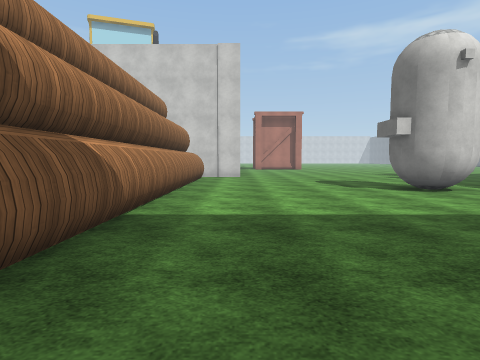
[1] (above)

24 first-person views from a walk through a Unity game level. The camera is 1.4 m above the floor, tilts 4° down and sees 80° across. The floor is counted in squares, 1.8 m on a side. Each view is taken from the middle of a square. On the plan, view 1 faces up. The plan holds only what a view shows up to about 10 squares ahead; the rest is blank. The place goes on beyond the plan. The player is left out. Some surface patterns are stand-ins.

[2]
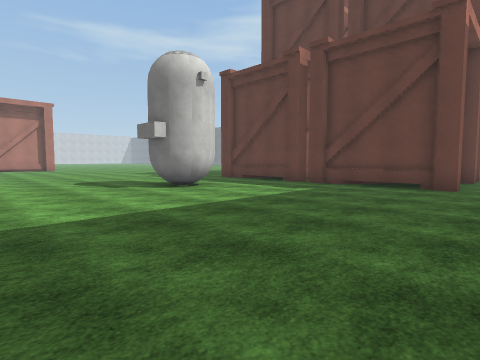

[3]
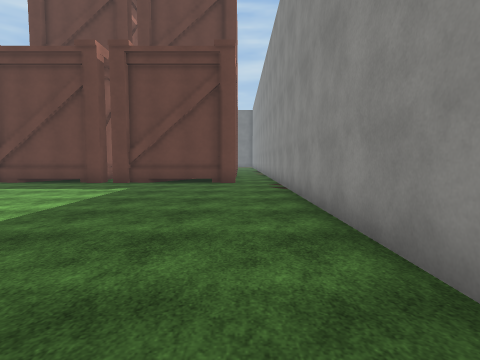

[4]
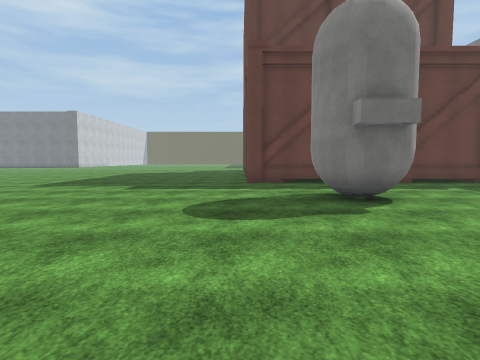

[5]
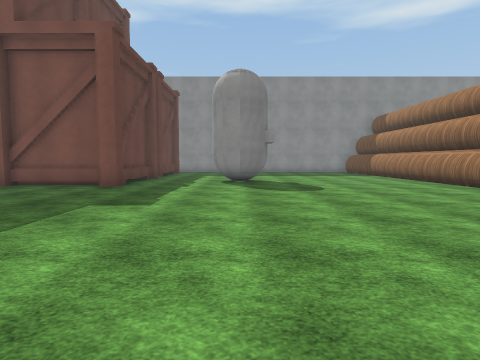

[6]
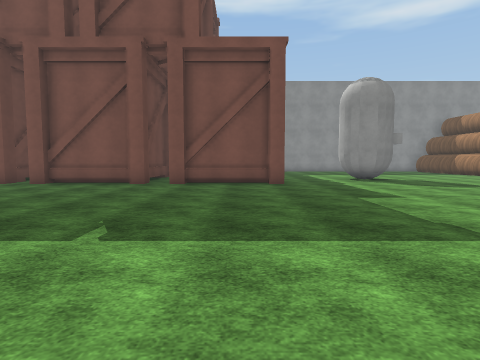

[7]
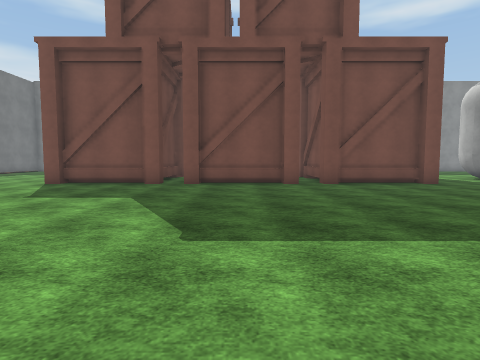

[8]
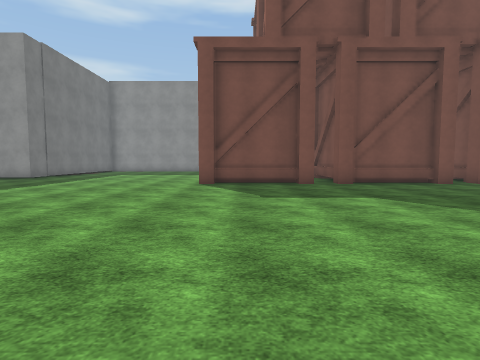

[9]
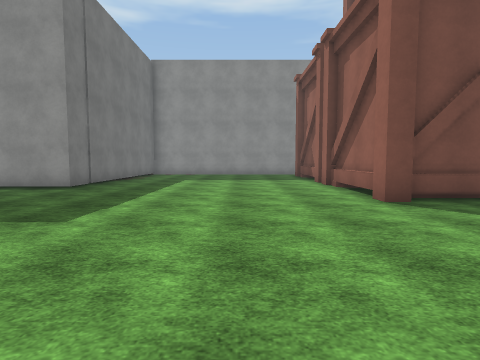

[10]
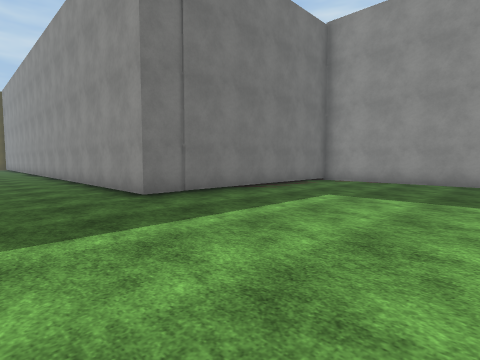

[11]
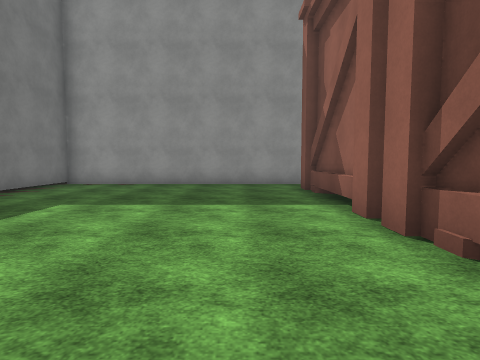

[12]
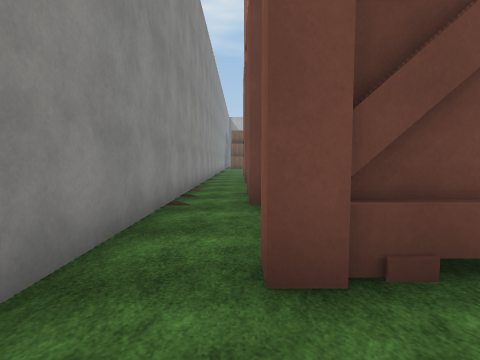

[13]
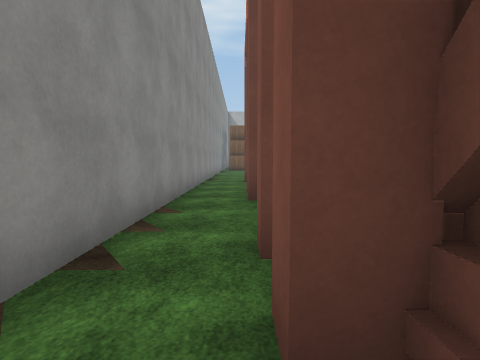

[14]
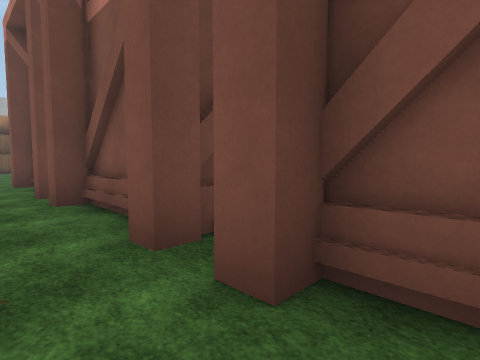

[15]
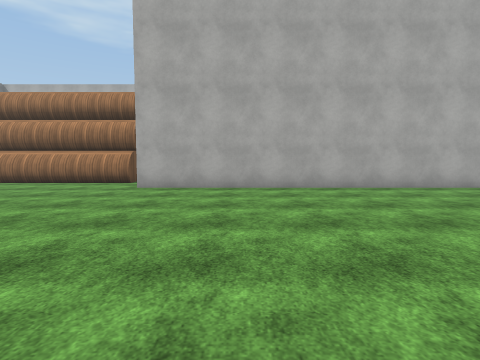

[16]
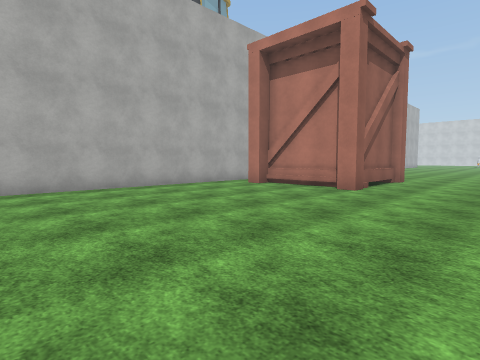

[17]
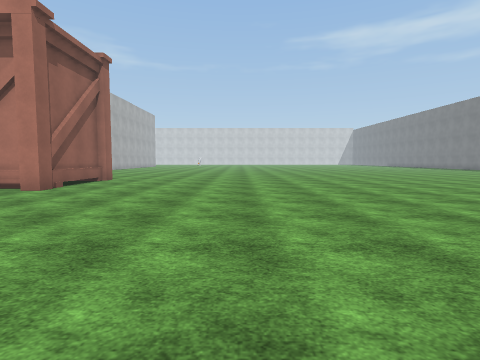

[18]
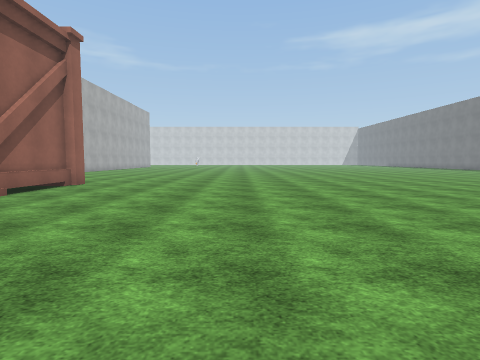

[19]
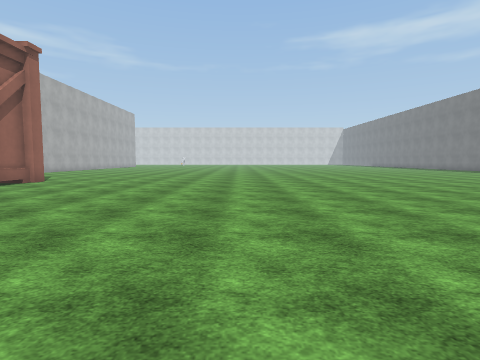

[20]
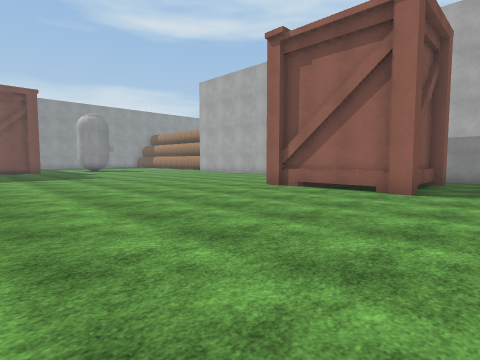

[21]
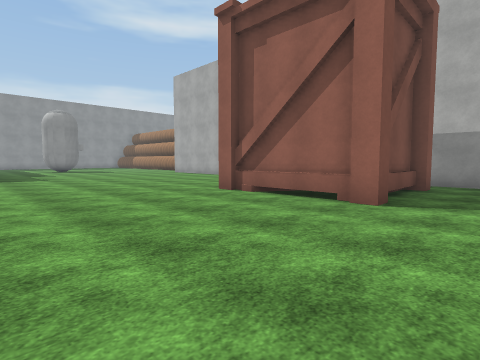

[22]
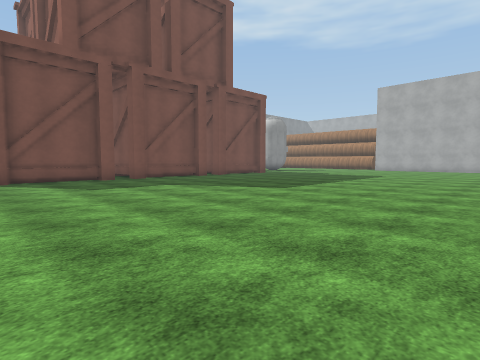

[23]
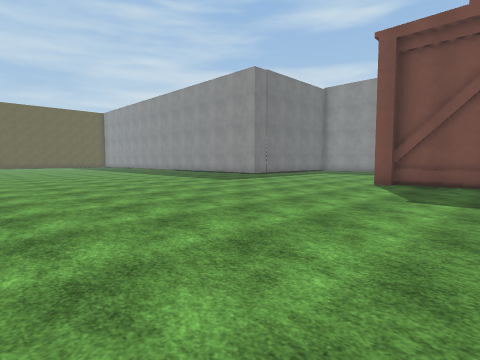

[24]
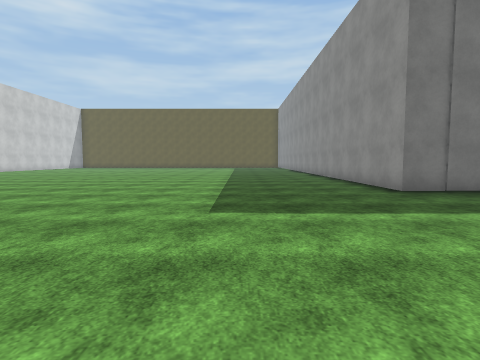

### Floor plan
Points are (right, up) in squares from view 1. A wall is a line through its corners. A room is listed if a view was taken in it or the views show most of it. See-through windows are left out.
Room 1 (views 1, 2, 3, 4, 5, 6, 7, 8, 9, 10, 11, 12, 13, 14, 15, 16, 17, 18, 19, 20, 21, 22, 23, 24)
walls: (17.6, 9.8) (18.1, 9.8); (13.1, 9.8) (13.6, 9.8) (13.6, 9.4) (16.3, 9.4) (16.3, 9.8) (16.8, 9.8); (18, 9.4) (20.8, 9.4) (20.8, 9.8) (21.3, 9.8) (21.3, 5.6); (21, 8.8) (21, 6.1); (8.6, 9.2) (8.6, 9.8) (9.1, 9.8) (9.1, 9.4) (11.8, 9.4) (11.8, 9.8) (12.3, 9.8) (12.3, 9); (21.3, 5.4) (21.3, 1.2) (20.8, 1.2); (8.9, 6.1) (8.9, 9.4); (8.6, 5.6) (8.6, 6.2); (21, 4.1) (21, 1.6); (8.6, 4.8) (8.6, 5.2); (5, 23.8) (5, 23.2) (4.4, 23.2); (5.9, 7) (5.3, 6.5) (4.6, 6.6) (4.2, 6.9) (4, 7.3); (4.4, 23.6) (1.7, 23.6) (1.7, 23.2) (1.2, 23.2); (4.4, 23.8) (1.7, 23.8); (4.2, 8) (4.5, 8.3); (18.1, 1.9) (18.1, 1.2); (13.6, 1.2) (13, 1.2); (12.4, 1.2) (11.8, 1.2) (11.8, 1.6); (4.7, 26.9) (4.7, 23.6); (9.1, 1.6) (9.1, 1.2) (8.6, 1.2) (8.6, 1.8); (8.9, 1.6) (8.9, 4.9); (4.4, 27.3) (5, 27.3) (5, 26.8); (18.4, -0.3) (28.6, -0.3) (28.6, 7.2) (32.5, 7.2); (0, 22.8) (0, 13.1); (-1.6, 12.3) (-1.6, 1.8); (1.7, 27) (3.8, 27); (1.1, 27.3) (1.7, 27.3); (0, 28.2) (0, 27); (0.5, -0.3) (13.4, -0.3)
ways out: opening at (13, 0) to room 2; opening at (19, 0) to room 2
Room 2 (no view inside)
walls: (16.8, 1.2) (16.2, 1.2); (15.5, 1.6) (13.5, 1.6); (18.1, 1.2) (17.5, 1.2); (13.4, -0.3) (18.4, -0.3); (13.6, 1.9) (13.6, 1.2); (19, 1.6) (18, 1.6)
ways out: opening at (13, 0) to room 1; opening at (19, 0) to room 1

Where each view was taken, in squares from view 1:
view 1: 0 up, 0 right, facing up
view 2: 0 up, 0 right, facing up-right
view 3: 1 up, 1 left, facing right
view 4: 10 up, 1 left, facing right
view 5: 18 up, 5 right, facing down
view 6: 19 up, 10 right, facing down
view 7: 19 up, 15 right, facing down
view 8: 19 up, 20 right, facing down
view 9: 15 up, 24 right, facing down
view 10: 10 up, 23 right, facing down-right
view 11: 9 up, 23 right, facing down
view 12: 1 up, 23 right, facing left
view 13: 1 up, 19 right, facing left
view 14: 0 up, 19 right, facing up-left
view 15: 16 up, 8 right, facing left
view 16: 16 up, 8 right, facing up-left
view 17: 16 up, 10 right, facing up
view 18: 18 up, 10 right, facing up
view 19: 17 up, 12 right, facing up
view 20: 29 up, 12 right, facing down-left
view 21: 29 up, 10 right, facing down-left
view 22: 21 up, 22 right, facing down-left
view 23: 19 up, 18 right, facing down-right
view 24: 11 up, 22 right, facing right
